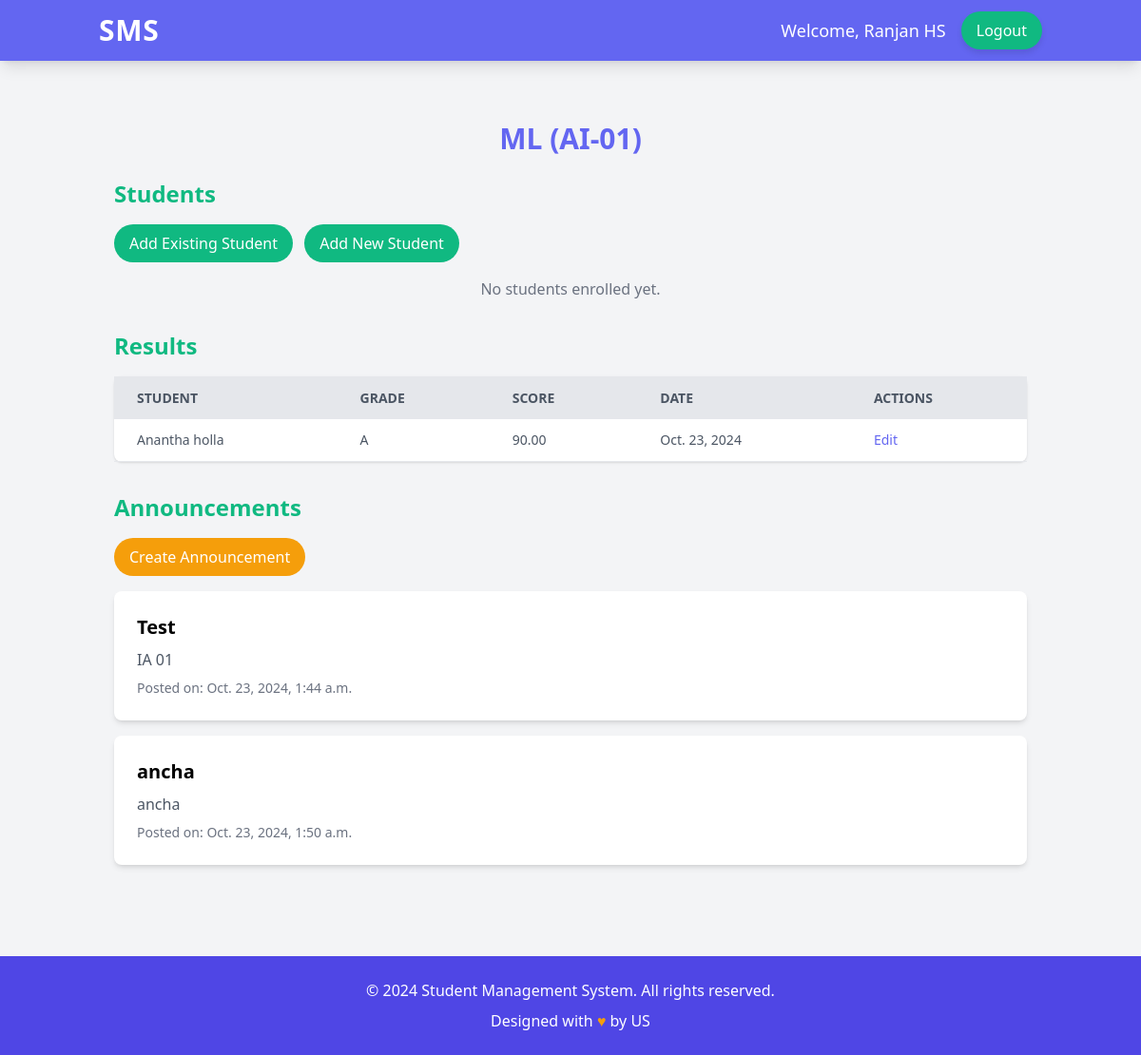
Page /course/1/ (signed in) on the committed database.
### users/models.py (models this page shows, shortened)
class User(AbstractUser):
    USER_TYPE_CHOICES = (
        (1, 'Student'),
        (2, 'Teacher'),
        (3, 'Admin'),
    )
    user_type = models.PositiveSmallIntegerField(choices=USER_TYPE_CHOICES, default=3)

class Student(models.Model):
    user = models.OneToOneField(User, on_delete=models.CASCADE, primary_key=True)
    student_id = models.CharField(max_length=20, unique=True)
    date_of_birth = models.DateField(null=True, blank=True)

### courses/models.py (models this page shows, shortened)
class Course(models.Model):
    name = models.CharField(max_length=100)
    code = models.CharField(max_length=20, unique=True)
    teacher = models.ForeignKey(Teacher, on_delete=models.SET_NULL, null=True, related_name='courses')
    students = models.ManyToManyField(Student, related_name='courses', blank=True)

class Result(models.Model):
    student = models.ForeignKey(Student, on_delete=models.CASCADE, related_name='results')
    course = models.ForeignKey(Course, on_delete=models.CASCADE, related_name='results')
    grade = models.CharField(max_length=2)
    score = models.DecimalField(max_digits=5, decimal_places=2)
    date = models.DateField(auto_now_add=True)

class Announcement(models.Model):
    course = models.ForeignKey(Course, on_delete=models.CASCADE, related_name='course_announcements')
    title = models.CharField(max_length=200)
    content = models.TextField()
    created_at = models.DateTimeField(auto_now_add=True)
    created_by = models.ForeignKey(Teacher, on_delete=models.CASCADE, related_name='teacher_announcements')

### core/views.py (the view)
# urls.py: path('course/<int:course_id>/', views.course_detail, name='course_detail'),
@login_required
@user_passes_test(is_teacher)
def course_detail(request, course_id):
    course = get_object_or_404(Course, id=course_id, teacher=request.user.teacher)
    students = course.students.all()
    results = Result.objects.filter(course=course)
    announcements = Announcement.objects.filter(course=course)
    return render(request, 'core/course_detail.html', {
        'course': course,
        'students': students,
        'results': results,
        'announcements': announcements
    })

### core/views.py (called while the page is built)
def is_teacher(user):
    return user.user_type == 2

### templates/core/course_detail.html (shortened to what this page needs)
{% extends 'base.html' %}
{% block content %}
<div class="container mx-auto px-4 py-8">
    <h1 class="text-3xl font-bold mb-6 text-center text-primary">{{ course.name }} ({{ course.code }})</h1>
    <div class="mb-8">
        <h2 class="text-2xl font-semibold mb-4 text-secondary">Students</h2>
        <a href="{% url 'add_student_to_course' course.id %}" class="bg-secondary text-white px-4 py-2 rounded-full hover:bg-secondary-dark transition duration-300 mb-4 inline-block">Add Existing Student</a>
        <a href="{% url 'add_student' %}" class="bg-secondary text-white px-4 py-2 rounded-full hover:bg-secondary-dark transition duration-300 mb-4 inline-block ml-2">Add New Student</a>
        <div class="grid grid-cols-1 md:grid-cols-2 lg:grid-cols-3 gap-4">
            {% for student in students %}
                <div class="bg-white rounded-lg shadow p-4">
                    <p class="font-semibold">{{ student.user.get_full_name }}</p>
                    <p class="text-gray-600">ID: {{ student.student_id }}</p>
                    <div class="mt-2">
                        <a href="{% url 'edit_student' student.student_id %}" class="text-primary hover:underline">Edit</a>
                        <a href="{% url 'add_result' course.id student.student_id %}" class="text-secondary hover:underline ml-2">Add Result</a>
                    </div>
                </div>
            {% empty %}
                <p class="col-span-full text-center text-gray-500">No students enrolled yet.</p>
            {% endfor %}
        </div>
    </div>
    <div class="mb-8">
        <h2 class="text-2xl font-semibold mb-4 text-secondary">Results</h2>
        <table class="w-full bg-white shadow rounded-lg">
            <thead>
                <tr class="bg-gray-200 text-gray-600 uppercase text-sm leading-normal">
                    <th class="py-3 px-6 text-left">Student</th>
                    <th class="py-3 px-6 text-left">Grade</th>
                    <th class="py-3 px-6 text-left">Score</th>
                    <th class="py-3 px-6 text-left">Date</th>
                    <th class="py-3 px-6 text-left">Actions</th>
                </tr>
            </thead>
            <tbody class="text-gray-600 text-sm font-light">
                {% for result in results %}
                    <tr class="border-b border-gray-200 hover:bg-gray-100">
                        <td class="py-3 px-6 text-left whitespace-nowrap">{{ result.student.user.get_full_name }}</td>
                        <td class="py-3 px-6 text-left">{{ result.grade }}</td>
                        <td class="py-3 px-6 text-left">{{ result.score }}</td>
                        <td class="py-3 px-6 text-left">{{ result.date }}</td>
                        <td class="py-3 px-6 text-left">
                            <a href="{% url 'edit_result' result.id %}" class="text-primary hover:underline">Edit</a>
                        </td>
                    </tr>
                {% empty %}
                    <tr>
                        <td colspan="5" class="py-3 px-6 text-center text-gray-500">No results available yet.</td>
                    </tr>
                {% endfor %}
            </tbody>
        </table>
    </div>
    <div class="mb-8">
        <h2 class="text-2xl font-semibold mb-4 text-secondary">Announcements</h2>
        <a href="{% url 'create_announcement' course.id %}" class="bg-accent text-white px-4 py-2 rounded-full hover:bg-accent-dark transition duration-300 mb-4 inline-block">Create Announcement</a>
        {% for announcement in announcements %}
            <div class="bg-white  rounded-lg shadow-md p-6 mb-4">
                <h3 class="text-xl font-semibold mb-2">{{ announcement.title }}</h3>
                <p class="text-gray-600 mb-2">{{ announcement.content }}</p>
                <p class="text-sm text-gray-500">Posted on: {{ announcement.created_at }}</p>
            </div>
        {% empty %}
            <p class="text-center text-gray-500">No announcements yet.</p>
        {% endfor %}
    </div>
</div>
{% endblock %}

### templates/base.html (shortened to what this page needs)
<!DOCTYPE html>
<html lang="en">
<head>
    <script src="https://cdn.tailwindcss.com"></script>
</head>
<body class="bg-gray-100 min-h-screen flex flex-col" onload="hideLoader()">
    <nav class="bg-primary text-white shadow-lg">
        <div class="container mx-auto px-4 py-3 flex justify-between items-center">
            <a href="#" class="text-3xl font-semibold tracking-wide">SMS</a>
            {% if user.is_authenticated %}
                <div class="flex items-center space-x-4">
                    <span class="text-lg">Welcome, {{ user.get_full_name }}</span>
                    <a href="{% url 'logout' %}" class="bg-secondary text-white px-4 py-2 rounded-full hover:bg-secondary-dark transition duration-300 hover-shadow">Logout</a>
                </div>
            {% endif %}
        </div>
    </nav>
    <main class="flex-grow container mx-auto mt-8 px-4">
        {% block content %}{% endblock %}
    </main>
    <footer class="bg-primary-dark text-white py-6 mt-8">
        <div class="container mx-auto text-center">
            <p>&copy; 2024 Student Management System. All rights reserved.</p>
            <p class="mt-2">Designed with <span class="text-accent">♥</span> by US</p>
        </div>
    </footer>
</body>
</html>

### templates/base.html (style rules this page uses)
:root { --color-primary: #6366F1; --color-primary-dark: #4F46E5; --color-secondary: #10B981; --color-secondary-dark: #059669; --color-accent: #F59E0B; --color-accent-dark: #D97706; }
.bg-primary { background-color: var(--color-primary); }
.bg-primary-dark { background-color: var(--color-primary-dark); }
.bg-secondary { background-color: var(--color-secondary); }
.bg-accent { background-color: var(--color-accent); }
.text-primary { color: var(--color-primary); }
.text-secondary { color: var(--color-secondary); }
.text-accent { color: var(--color-accent); }
.hover-shadow { box-shadow: 0 4px 6px rgba(0, 0, 0, 0.1); transition: all 0.3s ease-in-out; }

### rows in the picture
User: get_full_name "Ranjan HS"
Course: name "ML", code "AI-01"
Result: student.user.get_full_name "Anantha holla", grade "A", score "90.00", date "Oct. 23, 2024"
Announcement: title "Test", content "IA 01", created_at "Oct. 23, 2024, 1:44 a.m."
Announcement: title "ancha", content "ancha", created_at "Oct. 23, 2024, 1:50 a.m."
